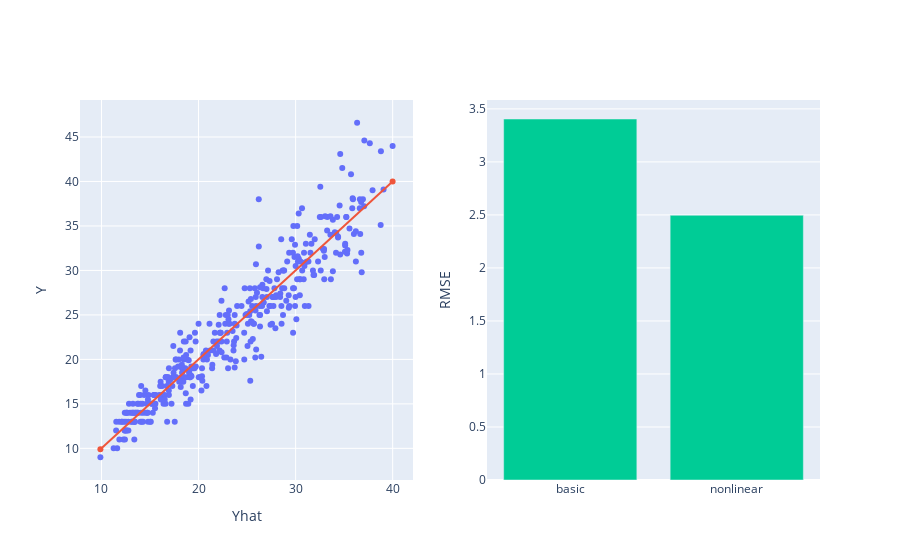

The code cell stored with this chart in its notebook:
### Code cell
model = LinearRegression()
model.fit(nonlinearextradata, data['mpg'])
evaluate_model("nonlinear", model, nonlinear_design_matrix, models)
# is this a better model ?

### Figure 1 — Plotly figure (JSON) as saved in the notebook; plotly's stock layout.template omitted (floating-point values rounded to 4 significant figures; data arrays with more than 128 entries replaced by an {"elided": "..."} marker saying what was removed)
{"data": [{"mode": "markers", "type": "scatter", "x": {"elided": "392 float values"}, "xaxis": "x", "y": {"elided": "392 float values"}, "yaxis": "y"}, {"name": "y=yhat", "type": "scatter", "x": [9.89, 39.99], "xaxis": "x", "y": [9.89, 39.99], "yaxis": "y"}, {"type": "bar", "x": ["basic", "nonlinear"], "xaxis": "x2", "y": [3.404, 2.496], "yaxis": "y2"}], "layout": {"showlegend": false, "xaxis": {"anchor": "y", "domain": [0, 0.45], "title": {"text": "Yhat"}}, "xaxis2": {"anchor": "y2", "domain": [0.55, 1]}, "yaxis": {"anchor": "x", "domain": [0, 1], "title": {"text": "Y"}}, "yaxis2": {"anchor": "x2", "domain": [0, 1], "title": {"text": "RMSE"}}}}
